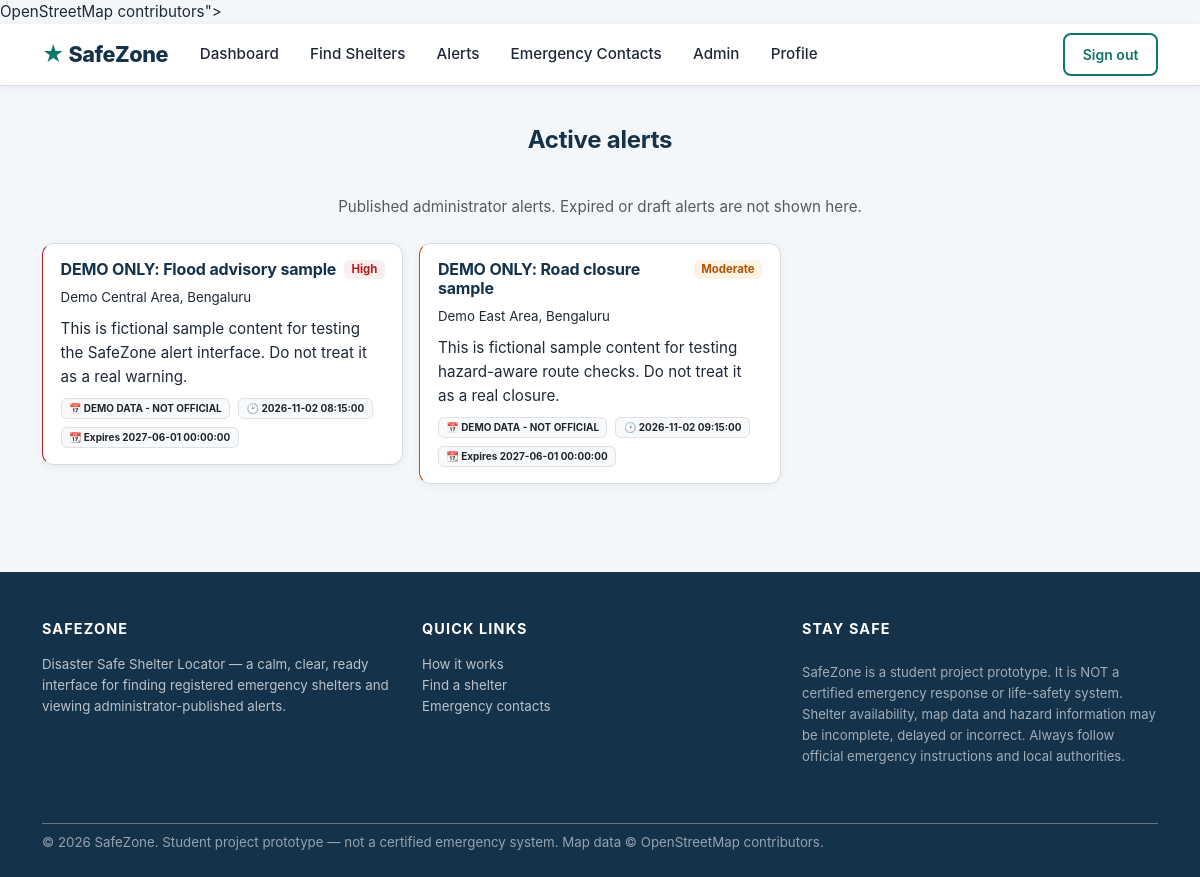
The page /user/alerts (signed in) on the database its author committed.
### tables this page shows
CREATE TABLE alerts (
    alert_id INTEGER PRIMARY KEY AUTOINCREMENT,
    disaster_id BIGINT NULL,
    title VARCHAR(180) NOT NULL,
    message TEXT NOT NULL,
    severity TEXT NOT NULL CHECK (severity IN ('INFO','LOW','MODERATE','HIGH','CRITICAL')),
    area_text VARCHAR(180) NULL,
    source_name VARCHAR(120) NOT NULL DEFAULT 'ADMIN DEMO ENTRY',
    alert_status TEXT NOT NULL DEFAULT 'DRAFT' CHECK (alert_status IN ('DRAFT','PUBLISHED','EXPIRED')),
    published_at DATETIME NULL,
    expires_at DATETIME NULL,
    created_by BIGINT NULL,
    created_at TIMESTAMP NOT NULL DEFAULT CURRENT_TIMESTAMP,
    CONSTRAINT fk_alert_disaster FOREIGN KEY (disaster_id) REFERENCES disaster_events(disaster_id) ON DELETE SET NULL,
    CONSTRAINT fk_alert_created_by FOREIGN KEY (created_by) REFERENCES users(user_id) ON DELETE SET NULL
);

### safezone/routes/user.py (the view)
@user_bp.route("/alerts")
@login_required
def alerts():
    alert_list = get_active_alerts()
    return render_template("alerts.html", alerts=alert_list)

### safezone/database/connection.py (called while the page is built)
def get_db_path():
    db_url = Config.DATABASE_URL
    if db_url.startswith("sqlite:///"):
        return db_url[len("sqlite:///"):]
    return None

def get_connection():
    db_path = get_db_path()
    conn = sqlite3.connect(db_path)
    conn.row_factory = sqlite3.Row
    conn.execute("PRAGMA foreign_keys = ON")
    return conn

@contextmanager
def db_transaction():
    conn = get_connection()
    try:
        yield conn
        conn.commit()
    except Exception:
        conn.rollback()
        raise
    finally:
        conn.close()

def query_one(sql, params=()):
    with db_transaction() as conn:
        cur = conn.execute(sql, params)
        return cur.fetchone()

def query_all(sql, params=()):
    with db_transaction() as conn:
        cur = conn.execute(sql, params)
        return cur.fetchall()

### safezone/routes/auth.py (called while the page is built)
def get_user_by_id(user_id):
    from safezone.database.connection import query_one
    return query_one("SELECT * FROM users WHERE user_id = ?", (user_id,))

    @property
    def is_admin(self):
        return self.role == "ADMIN"

### safezone/services/alert.py (called while the page is built)
def get_active_alerts():
    rows = query_all(
        """
        SELECT a.*, d.title AS disaster_title, d.disaster_type, d.severity AS disaster_severity
        FROM alerts a
        LEFT JOIN disaster_events d ON a.disaster_id = d.disaster_id
        WHERE a.alert_status = 'PUBLISHED'
          AND (a.expires_at IS NULL OR a.expires_at > CURRENT_TIMESTAMP)
        ORDER BY
          CASE a.severity WHEN 'CRITICAL' THEN 4 WHEN 'HIGH' THEN 3
               WHEN 'MODERATE' THEN 2 WHEN 'LOW' THEN 1 ELSE 0 END DESC,
          a.published_at DESC
        """
    )
    return [dict(r) for r in rows]

### templates/alerts.html (shortened to what this page needs)
{% extends "base.html" %}
{% block content %}
<section class="section-sm">
  <div class="container">
    <h2 class="section-title-center">Active alerts</h2>
    <p class="text-muted text-center mb-4">
      Published administrator alerts. Expired or draft alerts are not shown here.
    </p>
    {% if alerts %}
      <div class="row g-3">
        {% for a in alerts %}
          <div class="col-md-6 col-lg-4">
            <div class="alert-card {{ a.severity.lower() }}">
              <div class="card-body">
                <div class="d-flex justify-content-between align-items-start mb-2">
                  <h6 class="mb-0">{{ a.title }}</h6>
                  <span class="badge badge-{{ a.severity.lower() }}">{{ a.severity.title() }}</span>
                </div>
                <p class="small mb-2">{{ a.area_text }}</p>
                <p class="mb-2">{{ a.message }}</p>
                <div class="d-flex flex-wrap gap-2 align-items-center">
                  <span class="badge bg-light text-dark border"><small>&#128197; {{ a.source_name }}</small></span>
                  {% if a.published_at %}
                    <span class="badge bg-light text-dark border"><small>&#128337; {{ a.published_at }}</small></span>
                  {% endif %}
                  {% if a.expires_at %}
                    <span class="badge bg-light text-dark border"><small>&#128198; Expires {{ a.expires_at }}</small></span>
                  {% endif %}
                </div>
              </div>
            </div>
          </div>
        {% endfor %}
      </div>
    {% else %}
      <div class="text-center py-5">
        <div class="text-muted" style="font-size:3rem;">&#9940;</div>
        <h4>No active alerts</h4>
        <p class="text-muted">There are no published, unexpired alerts at the moment.</p>
      </div>
    {% endif %}
  </div>
</section>
{% endblock %}

### static/css/style.css (style rules this page uses)
:root { --sz-navy: #15324B; --sz-navy-dark: #0f2436; --sz-teal: #0F766E; --sz-teal-dark: #0b5f56; --sz-pale-teal: #EAF4F4; --sz-bg: #F4F7FA; --sz-amber: #B45309; --sz-amber-bg: #fdf3e3; --sz-red: #B91C1C; --sz-red-bg: #fbeeee; --sz-text: #1f2937; --sz-text-muted: #6b7280; --sz-border: #d7dde5; --sz-shadow: 0 6px 18px rgba(21, 50, 75, 0.08); --sz-shadow-sm: 0 2px 8px rgba(21, 50, 75, 0.06); --sz-radius: 12px; --sz-font: "Inter", -apple-system, BlinkMacSystemFont, "Segoe UI", Roboto, "Helvetica Neue", Arial, sans-serif; }
* { box-sizing: border-box; }
html { scroll-behavior: smooth; }
body { background: var(--sz-bg); color: var(--sz-text); font-family: var(--sz-font); font-size: 0.95rem; line-height: 1.6; margin: 0; }
h1, h2, h3, h4, h5, h6 { color: var(--sz-navy); font-weight: 700; letter-spacing: -0.01em; }
h2 { font-size: 1.5rem; }
.badge-high { background: var(--sz-red-bg); color: var(--sz-red); }
.badge-moderate { background: var(--sz-amber-bg); color: var(--sz-amber); }
.section-sm { padding: 2.5rem 1rem; }
.section-title-center { text-align: center; margin-bottom: 2.5rem; }
.alert-card { border-left: 4px solid; background: #fff; border-radius: var(--sz-radius); border: 1px solid var(--sz-border); box-shadow: var(--sz-shadow-sm); margin-bottom: 1rem; overflow: hidden; }
.alert-card.high { border-left-color: var(--sz-red); }
.alert-card.moderate { border-left-color: var(--sz-amber); }
.alert-card .card-body { padding: 1rem 1.1rem; }
.alert-card h6 { margin: 0; font-size: 1rem; color: var(--sz-navy); }
.alert-card p { margin: 0.4rem 0 0; color: var(--sz-text); }

### rows shown on the page
alerts: title "DEMO ONLY: Flood advisory sample", severity "High", area_text "Demo Central Area, Bengaluru", message "This is fictional sample content for testing the SafeZone alert interface. Do not treat it as a real warning.", source_name "DEMO DATA - NOT OFFICIAL", published_at "2026-11-02 08:15:00", expires_at "2027-06-01 00:00:00"
alerts: title "DEMO ONLY: Road closure sample", severity "Moderate", area_text "Demo East Area, Bengaluru", message "This is fictional sample content for testing hazard-aware route checks. Do not treat it as a real closure.", source_name "DEMO DATA - NOT OFFICIAL", published_at "2026-11-02 09:15:00", expires_at "2027-06-01 00:00:00"
